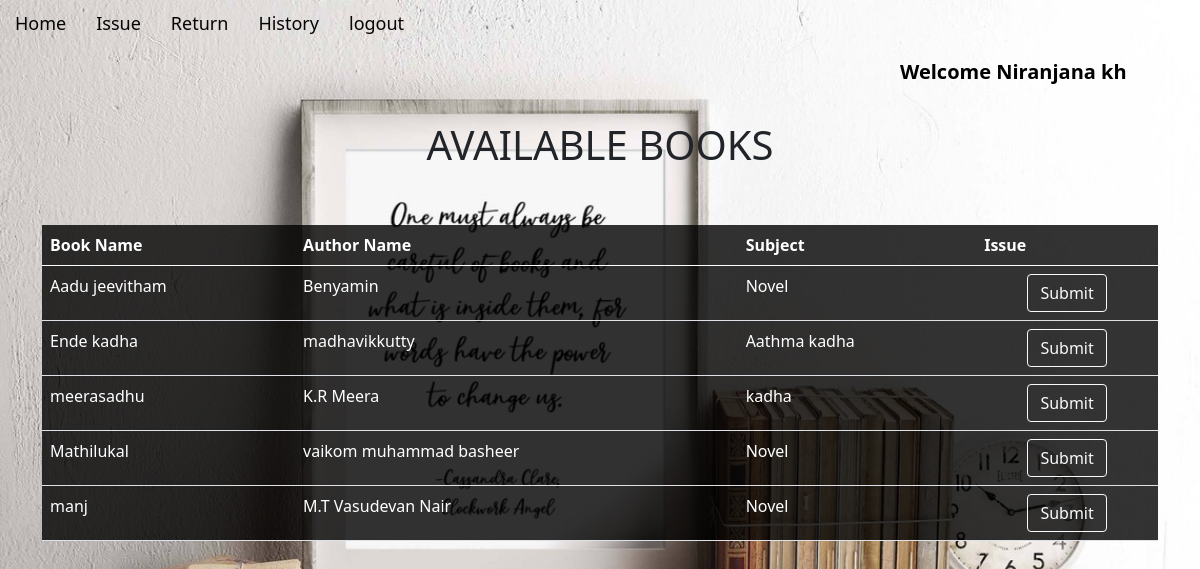
Before: /issue/ (signed in) with the older database file.
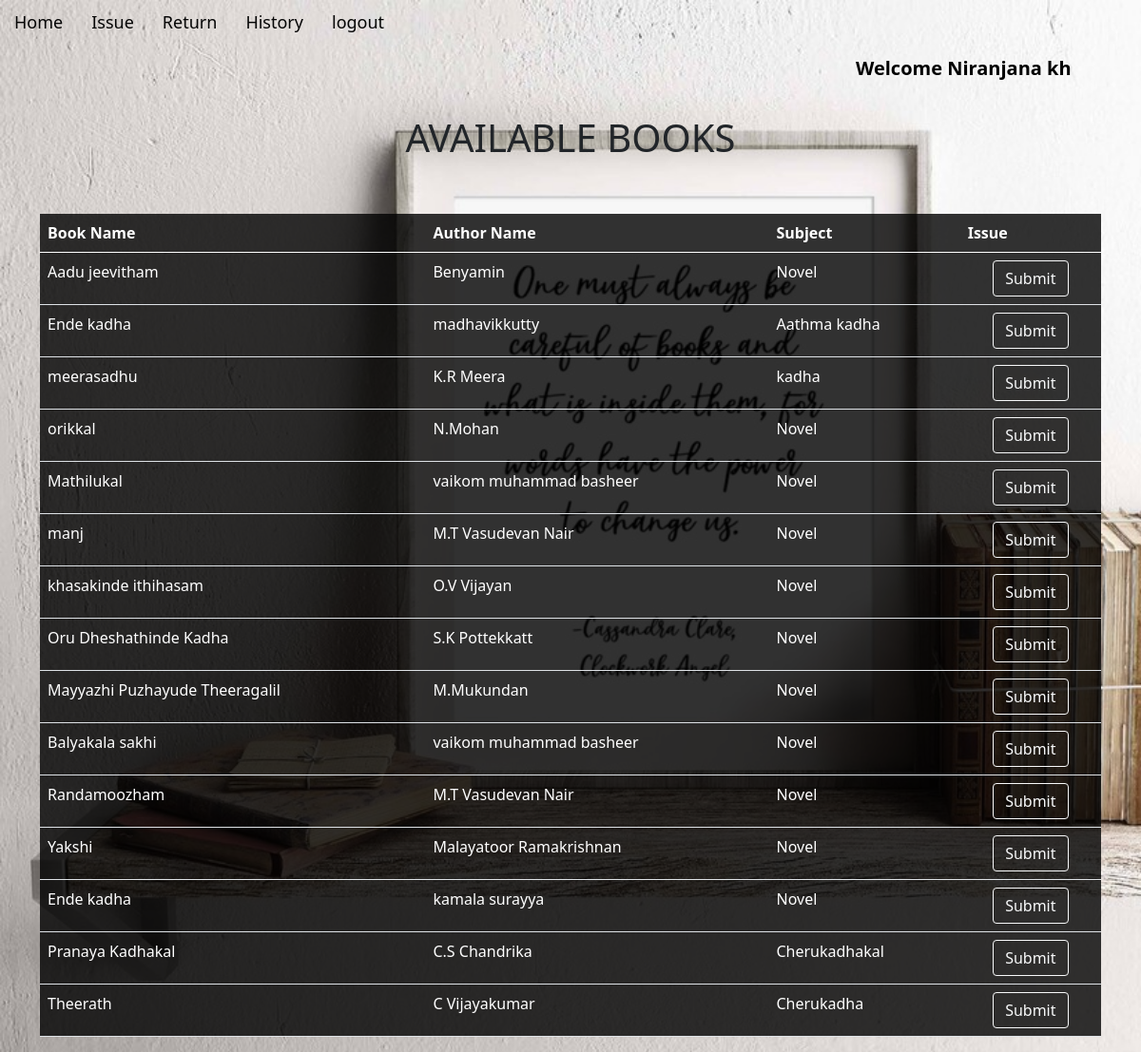
After: the same page with the newer database file.
### app/models.py (models this page shows, shortened)
class Book(models.Model):
    book_name = models.CharField(max_length=150)
    author_name = models.CharField(max_length=200)
    quantity = models.IntegerField(default=1)
    subject = models.CharField(max_length=2000)
    book_add_time = models.TimeField(default=timezone.now)
    book_add_date = models.DateField(default=timezone.now)
    class Meta:
        unique_together = ('book_name', 'author_name')

### app/views.py (the view, shortened to what this page needs)
# urls.py: path('issue/',views.issue,name='issue'),
@login_required(login_url='loginn')
def issue(request):
    my_items = IssuedItem.objects.filter(user_id=request.user,return_date__isnull=True).values_list('book_id')
    books = Book.objects.exclude(id__in=my_items).filter(quantity__gt=0)
    return render(request,'issued_item.html',{'books':books})

### app/templates/issued_item.html (shortened to what this page needs)
{% extends 'base.html' %}
{% load static %}
{% block content %}
<br>
<div style="text-align: center;">
    <h1>AVAILABLE BOOKS</h1>
    <br>
</div>
<br>
<div class="container" >
    <table class="table" style="background-color: rgba(0, 0, 0, 0.8); color:white;">
      <thead class="thead-dark">
        <tr>
          <th class="" scope="col">Book Name</th>
          <th class="" scope="col">Author Name</th>
          <th class="" scope="col">Subject</th>
          <th class="" scope="col">Issue</th>
        </tr>
      </thead>
      <tbody id="table_data">
        {% for book in books %}
        <tr>
          <td>{{book.book_name}}</td>
          <td>{{book.author_name}}</td>
          <td>{{book.subject}}</td>
          <td>
            <div style="text-align: center;">
              <form  method="post">
                <input type="submit" class="btn btn-outline-light" >
              </form>
            </div>
          </td>
        </tr>
        {% endfor %}
      </tbody>
    </table>
 </div>
 {% endblock %}

### app/templates/base.html (shortened to what this page needs)
{% load static %}
<!DOCTYPE html>
<html lang="en">
<head>
  <link href="https://cdn.jsdelivr.net/npm/bootstrap@5.0.2/dist/css/bootstrap.min.css" rel="stylesheet"
>
  <link rel="stylesheet" href="{% static 'css/base.css' %}">
</head>
<body>
  <ul class="nav">
    {% if not user.is_authenticated %}
    <li class="nav-item">
      <a class="nav-link" href="{% url 'signUp' %}">signup</a>
    </li>
    <li class="nav-item">
      <a class="nav-link" href="{% url 'loginn' %}">login</a>
    </li>
    {% else %}
    <li class="nav-item">
      <a class="nav-link" href="/">Home</a>
    </li>
    <li class="nav-item">
      <a class="nav-link" href="{% url 'issue' %}">Issue</a>
    </li>
    <li class="nav-item">
      <a class="nav-link" href="{% url 'return' %}">Return</a>
    </li>
    <li class="nav-item">
      <a class="nav-link" href="{% url 'history' %}">History</a>
    </li>
    <li class="nav-item">
      <a class="nav-link " href="{% url 'logout1' %}">logout</a>
    </li>
    <li class="nav justify-content-end">
      {% if user.is_authenticated %}
        <a class="navbar-brand" style="color: rgb(0, 0, 0);  padding: 10px 15px;padding-left: 900px; font-size: 20px;"><b>Welcome {{user}}</b></a>
      {% endif %}
    </li>
    {% endif %}
  </ul>
  {% block content %}{% endblock %}
</body>
</html>

### app/static/css/base.css (style rules this page uses)
body { background-image: url('../images/base1.jpg'); background-size: cover; }
.nav-link { color: rgb(5, 5, 5); font-size: large; text-decoration: none; padding: 10px 15px; border-radius: 5px; transition: background-color 0.3s ease; }

Changed rows visible on the page:
now on this page (row edited): Book: book_name "orikkal", author_name "N.Mohan", subject "Novel"
added Book: book_name "khasakinde ithihasam", author_name "O.V Vijayan", subject "Novel"
added Book: book_name "Oru Dheshathinde Kadha", author_name "S.K Pottekkatt", subject "Novel"
added Book: book_name "Mayyazhi Puzhayude Theeragalil", author_name "M.Mukundan", subject "Novel"
added Book: book_name "Balyakala sakhi", author_name "vaikom muhammad basheer", subject "Novel"
added Book: book_name "Randamoozham", author_name "M.T Vasudevan Nair", subject "Novel"
added Book: book_name "Yakshi", author_name "Malayatoor Ramakrishnan", subject "Novel"
added Book: book_name "Ende kadha", author_name "kamala surayya", subject "Novel"
added Book: book_name "Pranaya Kadhakal", author_name "C.S Chandrika", subject "Cherukadhakal"
added Book: book_name "Theerath", author_name "C Vijayakumar", subject "Cherukadha"
